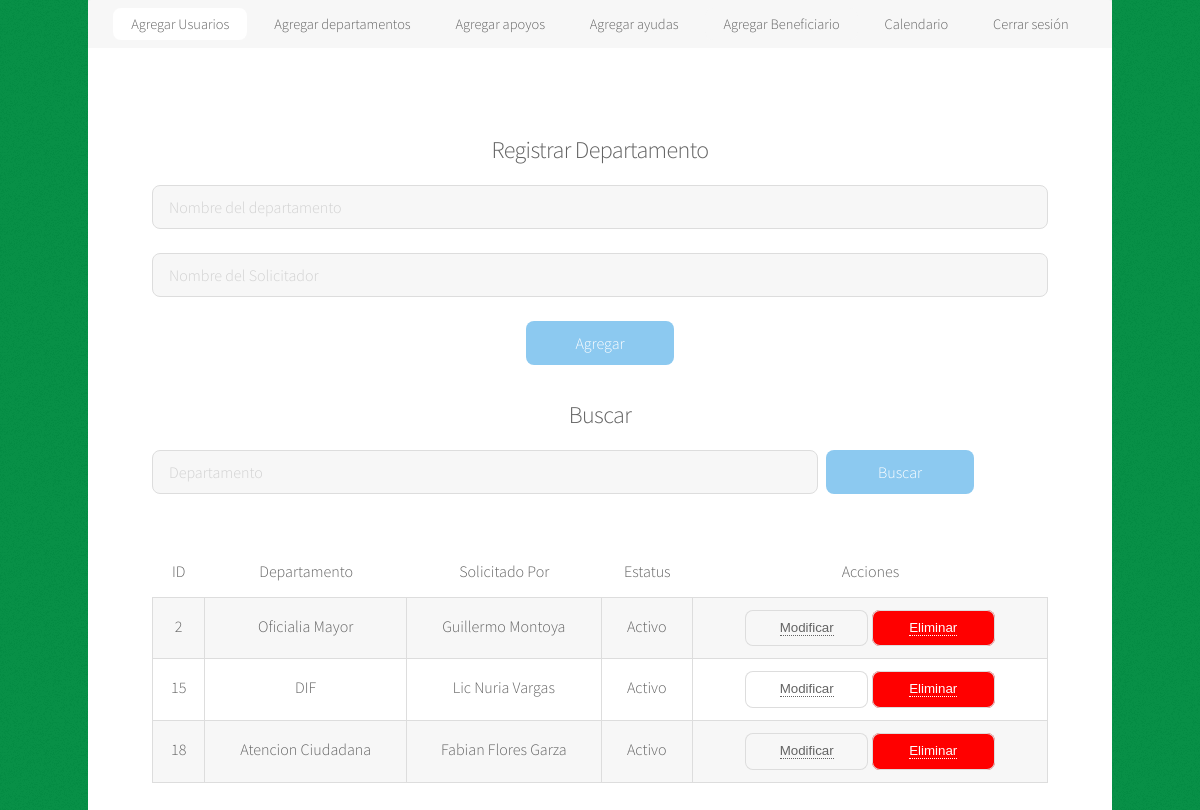
Page /nava/departamentos.php (signed in) on the committed database.
### tables this page shows
CREATE TABLE `dep` (
  `id` int(11) NOT NULL,
  `departamento` varchar(100) NOT NULL,
  `Solicitador` varchar(150) NOT NULL,
  `estatus` varchar(100) NOT NULL DEFAULT 'Activo'
);

### Conexion.php (called while the page is built, shortened)
<?PHP
class Conexion{
	public function getConection ()	{
			$usr  = "root";
			$pwd  = "";
			$host = "localhost";
			$db   = "nava";
	     	 try {
			       $conexion = new PDO("mysql:host=$host;dbname=$db;",$usr,$pwd);
		           }
		        catch(PDOException $e){
					try {
						$usr  = "";
						$pwd  = "";
						$host = "";
						$db   = "";
						$conexion = new PDO("mysql:host=$host;dbname=$db;",$usr,$pwd);
					}
					catch(PDOException $e){
					    echo "Failed to get DB handle: " . $e->getMessage();
						exit;
						}
	            }
	        return $conexion;
	}
	public function Buscar_Instruccion($consulta_sql)
	{
			$conexion = $this->getConection();
	        $rows = array();
			$query=$conexion->prepare($consulta_sql);
			if(!$query)
			{
	         	return "Error al mostrar";
	        }
			else
			{
	        	$query->execute();
	        	while ($result = $query->fetch())
				{
	            	$rows[] = $result;
	          	}
	            return $rows;
	        }
	}
}
?>

### nava/departamentos.php (the view, shortened to what this page needs)
<?php
require("../Conexion.php");
$objeto = new Conexion();
 ?>
<!DOCTYPE HTML>
<html>
	<head>
		<link rel="stylesheet" href="assets/css/main.css?rand=<?php echo rand(0,99999)?>" />
	</head>
	<body class="is-preload">
			<div id="wrapper">
					<?php include("menus.php");?>
					<div id="main">
							<section id="content" class="main">
                                <?php if ( !isset($_GET["idModificar"]) || isset($_GET["idEliminar"]) ):
								?>
									<section align="center">
										<h2>Registrar Departamento</h2>
									</section>
                                    <section align="center">
                                        <form method="post" action="<?php echo $_SERVER['PHP_SELF']; ?>">
                                            <div class="row gtr-uniform">
												<div class="col-12">
                                                    <input type="text" name="inpDep" id="inpDep" placeholder="Nombre del departamento" onkeypress="return longitud(this, 100) && validar(event,'ambos','áéíóú ')" />
                                                </div>
                                                <div class="col-12">
                                                    <input type="text" name="inpSoli" id="inpSoli" placeholder="Nombre del Solicitador" onkeypress="return longitud(this, 100) && validar(event,'ambos','áéíóú ')" />
                                                </div>
												<?php if ($_SESSION["Campo0"]): ?>
                                                    <div class="col-12">
                                                    <input  name="btnAgregar" type="submit" value="Agregar" class="primary" onclick="return guardar()" />
                                                    </div>
                                                <?php endif; ?>
                                            </div>
                                        </form>
                                    </section>
										<?php
                                        if ( isset($_POST['btnBuscar']) ){
											$dep	=	$_POST['inpBus1'];
											$estado	=	$_POST['inpBus2'];
											if($dep != ""){
												$FilNombre=" and concat(departamento) like '".$dep."%'";
											}
											if($estado != ""){
												$FilEstado="and estatus='".$estado."'";
											}else{
												$FilEstado="";
											}
											$Instruccion =  "select * from dep where departamento <> '' ".$FilNombre." ".$FilEstado;
										}else{
											$Instruccion =  "select * from dep where departamento <> '' ";
										}
										$DatosBuscados = $objeto->Buscar_Instruccion($Instruccion);
                                        ?>
												<section align="center">
										<h2>Buscar</h2>
										<form method="post" action="departamentos.php">
											<div class="row gtr-uniform">
                                                <div class="col-9 col-12-xsmall">
													<input type="text" name="inpBus1" id="inpBus1" placeholder="Departamento" value="<?php echo $_POST["inpBus1"]; ?>" />
												</div>
                                                <div class="col-3">
                                                	 <ul class="actions">
													<input id="btnBuscar" name="btnBuscar" type="submit" value="Buscar" class="primary" />
												</ul>
												</div>
											</div>
                                            <br><br>
                                            <div class="table-wrapper">
    											<table class="alt">
    												<thead>
    													<tr>
    														<td>ID</td>
    														<td>Departamento</td>
    														<td>Solicitado Por</td>
															<td>Estatus</td>
                                                            <td>Acciones</td>
    													</tr>
    												</thead>
    												<tbody>
														<?php foreach ($DatosBuscados as $renglon){ ?>
											            <tr>
															<td><?php echo $renglon[0]; ?></td>
											              	<td><?php echo $renglon[1]; ?></td>
											              	<td><?php echo $renglon[2]; ?></td>
															<td><?php echo $renglon[3]; ?></td>
											              	<td>
                                                            <button type="button"><a href="departamentos.php?idModificar=<?php echo $renglon[0]; ?>">Modificar</a></button>
															<button type="button" style="background-color:#F00 !important; color:#FFF !important;"><a href="departamentos.php?idEliminar=<?php echo $renglon[0]; ?>">Eliminar</a></button>
															</td>
											            </tr>
											            <?php } ?>
    												</tbody>
    											</table>
											</div>
										</form>
									</section>
											</div>
                                <?php  endif; ?>
					</div>
	</body>
</html>

### rows in the picture
dep: id "2", departamento "Oficialia Mayor", Solicitador "Guillermo Montoya", estatus "Activo"
dep: id "15", departamento "DIF", Solicitador "Lic Nuria Vargas", estatus "Activo"
dep: id "18", departamento "Atencion Ciudadana", Solicitador "Fabian Flores Garza", estatus "Activo"
